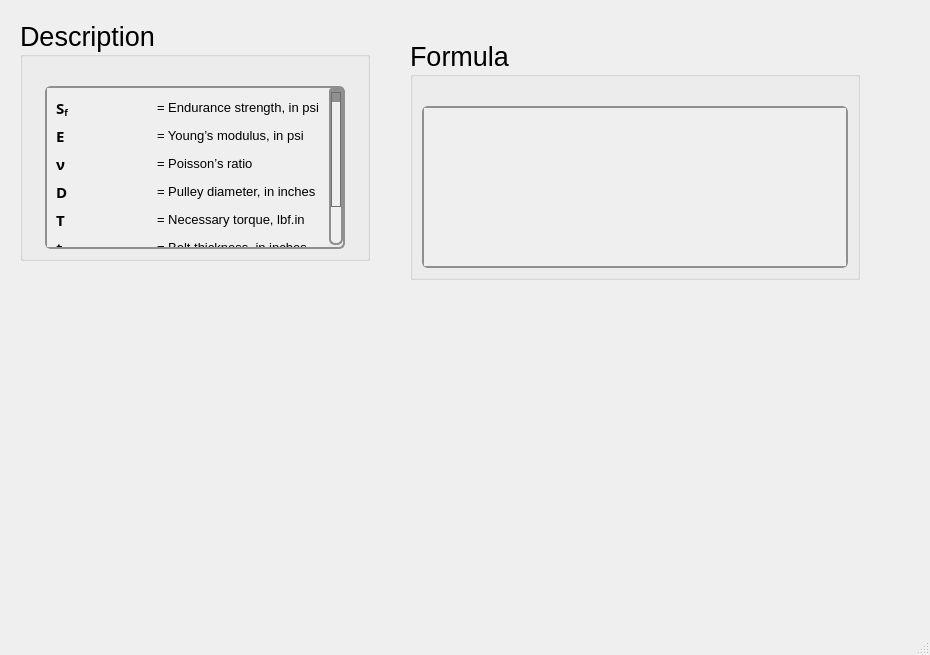
<?xml version="1.0" encoding="UTF-8"?>
<ui version="4.0">
 <class>MainWindow</class>
 <widget class="QMainWindow" name="MainWindow">
  <property name="geometry">
   <rect>
    <x>0</x>
    <y>0</y>
    <width>930</width>
    <height>655</height>
   </rect>
  </property>
  <property name="windowTitle">
   <string>MainWindow</string>
  </property>
  <widget class="QWidget" name="centralwidget">
   <widget class="QGroupBox" name="groupBox_127">
    <property name="geometry">
     <rect>
      <x>20</x>
      <y>20</y>
      <width>350</width>
      <height>241</height>
     </rect>
    </property>
    <property name="sizePolicy">
     <sizepolicy hsizetype="Minimum" vsizetype="Minimum">
      <horstretch>0</horstretch>
      <verstretch>0</verstretch>
     </sizepolicy>
    </property>
    <property name="minimumSize">
     <size>
      <width>350</width>
      <height>0</height>
     </size>
    </property>
    <property name="maximumSize">
     <size>
      <width>350</width>
      <height>241</height>
     </size>
    </property>
    <property name="font">
     <font>
      <family>Segoe UI</family>
      <pointsize>20</pointsize>
      <weight>50</weight>
      <italic>false</italic>
      <bold>false</bold>
     </font>
    </property>
    <property name="title">
     <string>Description</string>
    </property>
    <layout class="QGridLayout" name="gridLayout_258">
     <item row="0" column="0">
      <spacer name="verticalSpacer_127">
       <property name="orientation">
        <enum>Qt::Vertical</enum>
       </property>
       <property name="sizeType">
        <enum>QSizePolicy::Fixed</enum>
       </property>
       <property name="sizeHint" stdset="0">
        <size>
         <width>20</width>
         <height>20</height>
        </size>
       </property>
      </spacer>
     </item>
     <item row="1" column="0">
      <widget class="QScrollArea" name="scrollArea_45">
       <property name="sizePolicy">
        <sizepolicy hsizetype="Minimum" vsizetype="Minimum">
         <horstretch>0</horstretch>
         <verstretch>0</verstretch>
        </sizepolicy>
       </property>
       <property name="maximumSize">
        <size>
         <width>300</width>
         <height>361</height>
        </size>
       </property>
       <property name="font">
        <font>
         <family>Segoe UI</family>
         <pointsize>15</pointsize>
         <weight>50</weight>
         <italic>false</italic>
         <bold>false</bold>
        </font>
       </property>
       <property name="styleSheet">
        <string notr="true">QScrollArea {
    background: qlineargradient(x1:0, y1:0, x2:0, y2:1,
                               stop:0 #f6f7fa, stop:1 #dadbde);
    border: 2px solid #8f8f91;
    border-radius: 6px;
}

QScrollArea QScrollBar:vertical, QScrollArea QScrollBar:horizontal {
    background: qlineargradient(x1:0, y1:0, x2:0, y2:1,
                               stop:0 #f6f7fa, stop:1 #dadbde);
    border: 2px solid #8f8f91;
    border-radius: 6px;
    width: 14px;
    height: 14px;
    margin: 2px 0 2px 0;
}

/* Completely remove the bottom button of the vertical scrollbar */
QScrollArea QScrollBar::add-line:vertical {
    height: 0px;
    width: 0px;
    border: none;
    background: none;
    margin: 0px;
    padding: 0px;
}

QScrollArea QScrollBar::handle:vertical, QScrollArea QScrollBar::handle:horizontal {
    background: qlineargradient(x1:0, y1:0, x2:0, y2:1,
                               stop:0 #8f8f91, stop:1 #6f6f71);
    min-height: 20px;
    border-radius: 6px;
    border: 1px solid #6f6f71;
}

QScrollArea QScrollBar::handle:vertical:hover, QScrollArea QScrollBar::handle:horizontal:hover {
    background: qlineargradient(x1:0, y1:0, x2:0, y2:1,
                               stop:0 #6f6f71, stop:1 #4f4f51);
    border: 1px solid #4f4f51;
}

QScrollArea QScrollBar::sub-line:vertical, QScrollArea QScrollBar::add-line:horizontal, QScrollArea QScrollBar::sub-line:horizontal {
    background: #8f8f91;
    border: none;
    border-radius: 3px;
    height: 14px;
    width: 14px;
    subcontrol-origin: margin;
}

QScrollArea QScrollBar::sub-line:vertical:hover, QScrollArea QScrollBar::add-line:horizontal:hover, QScrollArea QScrollBar::sub-line:horizontal:hover {
    background: #6f6f71;
}

QScrollArea QScrollBar::add-page:vertical, QScrollArea QScrollBar::sub-page:vertical,
QScrollArea QScrollBar::add-page:horizontal, QScrollArea QScrollBar::sub-page:horizontal {
    background: transparent;
}
</string>
       </property>
       <property name="verticalScrollBarPolicy">
        <enum>Qt::ScrollBarAsNeeded</enum>
       </property>
       <property name="horizontalScrollBarPolicy">
        <enum>Qt::ScrollBarAsNeeded</enum>
       </property>
       <property name="widgetResizable">
        <bool>true</bool>
       </property>
       <widget class="QWidget" name="scrollAreaWidgetContents_45">
        <property name="geometry">
         <rect>
          <x>0</x>
          <y>0</y>
          <width>282</width>
          <height>208</height>
         </rect>
        </property>
        <layout class="QGridLayout" name="gridLayout_122">
         <item row="1" column="0">
          <widget class="QLabel" name="label_113">
           <property name="font">
            <font>
             <family>Segoe UI Variable Small Semibol</family>
             <pointsize>11</pointsize>
             <weight>75</weight>
             <bold>true</bold>
            </font>
           </property>
           <property name="text">
            <string>&lt;html&gt;&lt;head/&gt;&lt;body&gt;&lt;p&gt;E&lt;/p&gt;&lt;/body&gt;&lt;/html&gt;</string>
           </property>
          </widget>
         </item>
         <item row="0" column="1">
          <widget class="QLabel" name="htext_475">
           <property name="font">
            <font>
             <family>MS Shell Dlg 2</family>
             <pointsize>10</pointsize>
            </font>
           </property>
           <property name="text">
            <string>&lt;html&gt;&lt;head/&gt;&lt;body&gt;&lt;p&gt;= Endurance strength, in psi&lt;/p&gt;&lt;/body&gt;&lt;/html&gt;</string>
           </property>
          </widget>
         </item>
         <item row="0" column="0">
          <widget class="QLabel" name="label_112">
           <property name="font">
            <font>
             <family>Segoe UI Variable Text Semibold</family>
             <pointsize>11</pointsize>
             <weight>75</weight>
             <bold>true</bold>
            </font>
           </property>
           <property name="text">
            <string>&lt;html&gt;&lt;head/&gt;&lt;body&gt;&lt;p&gt;S&lt;span style=&quot; vertical-align:sub;&quot;&gt;f&lt;/span&gt;&lt;/p&gt;&lt;/body&gt;&lt;/html&gt;</string>
           </property>
          </widget>
         </item>
         <item row="2" column="0">
          <widget class="QLabel" name="label_114">
           <property name="font">
            <font>
             <family>Segoe UI Variable Small Semibol</family>
             <pointsize>11</pointsize>
             <weight>75</weight>
             <bold>true</bold>
            </font>
           </property>
           <property name="text">
            <string>ν</string>
           </property>
          </widget>
         </item>
         <item row="1" column="1">
          <widget class="QLabel" name="htext_476">
           <property name="font">
            <font>
             <pointsize>10</pointsize>
            </font>
           </property>
           <property name="text">
            <string>&lt;html&gt;&lt;head/&gt;&lt;body&gt;&lt;p&gt;= Young’s modulus, in psi&lt;/p&gt;&lt;/body&gt;&lt;/html&gt;</string>
           </property>
          </widget>
         </item>
         <item row="3" column="1">
          <widget class="QLabel" name="htext_478">
           <property name="font">
            <font>
             <pointsize>10</pointsize>
            </font>
           </property>
           <property name="text">
            <string>&lt;html&gt;&lt;head/&gt;&lt;body&gt;&lt;p&gt;= Pulley diameter, in inches&lt;/p&gt;&lt;/body&gt;&lt;/html&gt;</string>
           </property>
          </widget>
         </item>
         <item row="3" column="0">
          <widget class="QLabel" name="label_115">
           <property name="font">
            <font>
             <family>Segoe UI Variable Small Semibol</family>
             <pointsize>11</pointsize>
             <weight>75</weight>
             <bold>true</bold>
            </font>
           </property>
           <property name="text">
            <string>&lt;html&gt;&lt;head/&gt;&lt;body&gt;&lt;p&gt;D&lt;/p&gt;&lt;/body&gt;&lt;/html&gt;</string>
           </property>
          </widget>
         </item>
         <item row="2" column="1">
          <widget class="QLabel" name="htext_477">
           <property name="font">
            <font>
             <family>MS Shell Dlg 2</family>
             <pointsize>10</pointsize>
             <weight>50</weight>
             <italic>false</italic>
             <bold>false</bold>
            </font>
           </property>
           <property name="text">
            <string>&lt;html&gt;&lt;head/&gt;&lt;body&gt;&lt;p&gt;= Poisson’s ratio&lt;/p&gt;&lt;/body&gt;&lt;/html&gt;</string>
           </property>
          </widget>
         </item>
         <item row="7" column="0">
          <widget class="QLabel" name="label_117">
           <property name="font">
            <font>
             <family>Segoe UI Variable Text Semibold</family>
             <pointsize>11</pointsize>
             <weight>75</weight>
             <bold>true</bold>
            </font>
           </property>
           <property name="text">
            <string>&lt;html&gt;&lt;head/&gt;&lt;body&gt;&lt;p&gt;b&lt;/p&gt;&lt;/body&gt;&lt;/html&gt;</string>
           </property>
          </widget>
         </item>
         <item row="6" column="0">
          <widget class="QLabel" name="label_116">
           <property name="font">
            <font>
             <family>Segoe UI Variable Small Semibol</family>
             <pointsize>11</pointsize>
             <weight>75</weight>
             <bold>true</bold>
            </font>
           </property>
           <property name="text">
            <string>&lt;html&gt;&lt;head/&gt;&lt;body&gt;&lt;p&gt;t&lt;/p&gt;&lt;/body&gt;&lt;/html&gt;</string>
           </property>
          </widget>
         </item>
         <item row="6" column="1">
          <widget class="QLabel" name="htext_479">
           <property name="font">
            <font>
             <pointsize>10</pointsize>
            </font>
           </property>
           <property name="text">
            <string>&lt;html&gt;&lt;head/&gt;&lt;body&gt;&lt;p&gt;= Belt thickness, in inches&lt;/p&gt;&lt;/body&gt;&lt;/html&gt;</string>
           </property>
          </widget>
         </item>
         <item row="7" column="1">
          <widget class="QLabel" name="htext_480">
           <property name="font">
            <font>
             <family>MS Shell Dlg 2</family>
             <pointsize>10</pointsize>
            </font>
           </property>
           <property name="text">
            <string>&lt;html&gt;&lt;head/&gt;&lt;body&gt;&lt;p&gt;= Belt width, in inches&lt;/p&gt;&lt;/body&gt;&lt;/html&gt;</string>
           </property>
          </widget>
         </item>
         <item row="4" column="1">
          <widget class="QLabel" name="htext_494">
           <property name="font">
            <font>
             <pointsize>10</pointsize>
            </font>
           </property>
           <property name="text">
            <string>&lt;html&gt;&lt;head/&gt;&lt;body&gt;&lt;p&gt;= Necessary torque, lbf.in&lt;/p&gt;&lt;/body&gt;&lt;/html&gt;</string>
           </property>
          </widget>
         </item>
         <item row="4" column="0">
          <widget class="QLabel" name="label_118">
           <property name="font">
            <font>
             <family>Segoe UI Variable Small Semibol</family>
             <pointsize>11</pointsize>
             <weight>75</weight>
             <bold>true</bold>
            </font>
           </property>
           <property name="text">
            <string>&lt;html&gt;&lt;head/&gt;&lt;body&gt;&lt;p&gt;T&lt;/p&gt;&lt;/body&gt;&lt;/html&gt;</string>
           </property>
          </widget>
         </item>
        </layout>
       </widget>
      </widget>
     </item>
    </layout>
   </widget>
   <widget class="QGroupBox" name="groupBox_128">
    <property name="geometry">
     <rect>
      <x>410</x>
      <y>40</y>
      <width>450</width>
      <height>240</height>
     </rect>
    </property>
    <property name="sizePolicy">
     <sizepolicy hsizetype="Minimum" vsizetype="Minimum">
      <horstretch>0</horstretch>
      <verstretch>0</verstretch>
     </sizepolicy>
    </property>
    <property name="minimumSize">
     <size>
      <width>450</width>
      <height>0</height>
     </size>
    </property>
    <property name="maximumSize">
     <size>
      <width>450</width>
      <height>241</height>
     </size>
    </property>
    <property name="font">
     <font>
      <family>Segoe UI</family>
      <pointsize>20</pointsize>
      <weight>50</weight>
      <italic>false</italic>
      <bold>false</bold>
     </font>
    </property>
    <property name="title">
     <string>Formula</string>
    </property>
    <layout class="QGridLayout" name="gridLayout_259">
     <item row="1" column="0">
      <widget class="QScrollArea" name="scrollArea_46">
       <property name="sizePolicy">
        <sizepolicy hsizetype="Minimum" vsizetype="Minimum">
         <horstretch>0</horstretch>
         <verstretch>0</verstretch>
        </sizepolicy>
       </property>
       <property name="font">
        <font>
         <family>Segoe UI</family>
         <pointsize>15</pointsize>
         <weight>50</weight>
         <italic>false</italic>
         <bold>false</bold>
        </font>
       </property>
       <property name="styleSheet">
        <string notr="true">QScrollArea {
    background: qlineargradient(x1:0, y1:0, x2:0, y2:1,
                               stop:0 #f6f7fa, stop:1 #dadbde);
    border: 2px solid #8f8f91;
    border-radius: 6px;
}

QScrollArea QScrollBar:vertical, QScrollArea QScrollBar:horizontal {
    background: qlineargradient(x1:0, y1:0, x2:0, y2:1,
                               stop:0 #f6f7fa, stop:1 #dadbde);
    border: 2px solid #8f8f91;
    border-radius: 6px;
    width: 14px;
    height: 14px;
    margin: 2px 0 2px 0;
}

/* Completely remove the bottom button of the vertical scrollbar */
QScrollArea QScrollBar::add-line:vertical {
    height: 0px;
    width: 0px;
    border: none;
    background: none;
    margin: 0px;
    padding: 0px;
}

QScrollArea QScrollBar::handle:vertical, QScrollArea QScrollBar::handle:horizontal {
    background: qlineargradient(x1:0, y1:0, x2:0, y2:1,
                               stop:0 #8f8f91, stop:1 #6f6f71);
    min-height: 20px;
    border-radius: 6px;
    border: 1px solid #6f6f71;
}

QScrollArea QScrollBar::handle:vertical:hover, QScrollArea QScrollBar::handle:horizontal:hover {
    background: qlineargradient(x1:0, y1:0, x2:0, y2:1,
                               stop:0 #6f6f71, stop:1 #4f4f51);
    border: 1px solid #4f4f51;
}

QScrollArea QScrollBar::sub-line:vertical, QScrollArea QScrollBar::add-line:horizontal, QScrollArea QScrollBar::sub-line:horizontal {
    background: #8f8f91;
    border: none;
    border-radius: 3px;
    height: 14px;
    width: 14px;
    subcontrol-origin: margin;
}

QScrollArea QScrollBar::sub-line:vertical:hover, QScrollArea QScrollBar::add-line:horizontal:hover, QScrollArea QScrollBar::sub-line:horizontal:hover {
    background: #6f6f71;
}

QScrollArea QScrollBar::add-page:vertical, QScrollArea QScrollBar::sub-page:vertical,
QScrollArea QScrollBar::add-page:horizontal, QScrollArea QScrollBar::sub-page:horizontal {
    background: transparent;
}
</string>
       </property>
       <property name="verticalScrollBarPolicy">
        <enum>Qt::ScrollBarAsNeeded</enum>
       </property>
       <property name="widgetResizable">
        <bool>true</bool>
       </property>
       <widget class="QWidget" name="scrollAreaWidgetContents_46">
        <property name="geometry">
         <rect>
          <x>0</x>
          <y>0</y>
          <width>422</width>
          <height>146</height>
         </rect>
        </property>
        <layout class="QGridLayout" name="gridLayout_260">
         <item row="0" column="0">
          <widget class="QLabel" name="htext_488">
           <property name="font">
            <font>
             <family>MS Shell Dlg 2</family>
             <pointsize>11</pointsize>
             <weight>50</weight>
             <italic>false</italic>
             <bold>false</bold>
            </font>
           </property>
           <property name="text">
            <string>&lt;html&gt;&lt;head/&gt;&lt;body&gt;&lt;p&gt;&lt;img src=&quot;:/desc/images/F2_metalbelt.png&quot;/&gt;&lt;/p&gt;&lt;/body&gt;&lt;/html&gt;</string>
           </property>
           <property name="scaledContents">
            <bool>true</bool>
           </property>
          </widget>
         </item>
        </layout>
       </widget>
      </widget>
     </item>
     <item row="0" column="0">
      <spacer name="verticalSpacer_128">
       <property name="orientation">
        <enum>Qt::Vertical</enum>
       </property>
       <property name="sizeType">
        <enum>QSizePolicy::Fixed</enum>
       </property>
       <property name="sizeHint" stdset="0">
        <size>
         <width>20</width>
         <height>20</height>
        </size>
       </property>
      </spacer>
     </item>
    </layout>
   </widget>
  </widget>
  <widget class="QMenuBar" name="menubar">
   <property name="geometry">
    <rect>
     <x>0</x>
     <y>0</y>
     <width>930</width>
     <height>24</height>
    </rect>
   </property>
  </widget>
  <widget class="QStatusBar" name="statusbar"/>
 </widget>
 <resources/>
 <connections/>
</ui>
